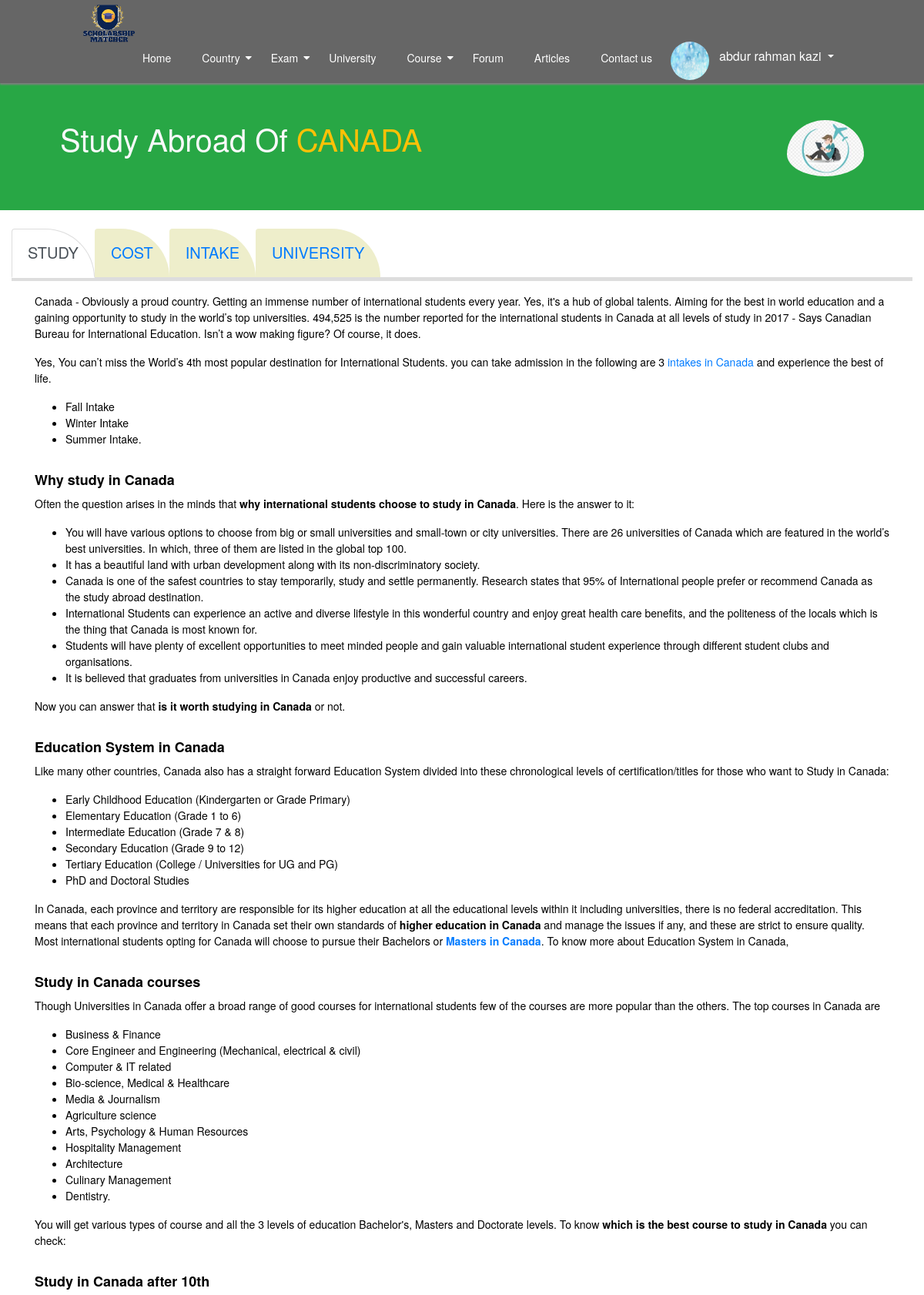
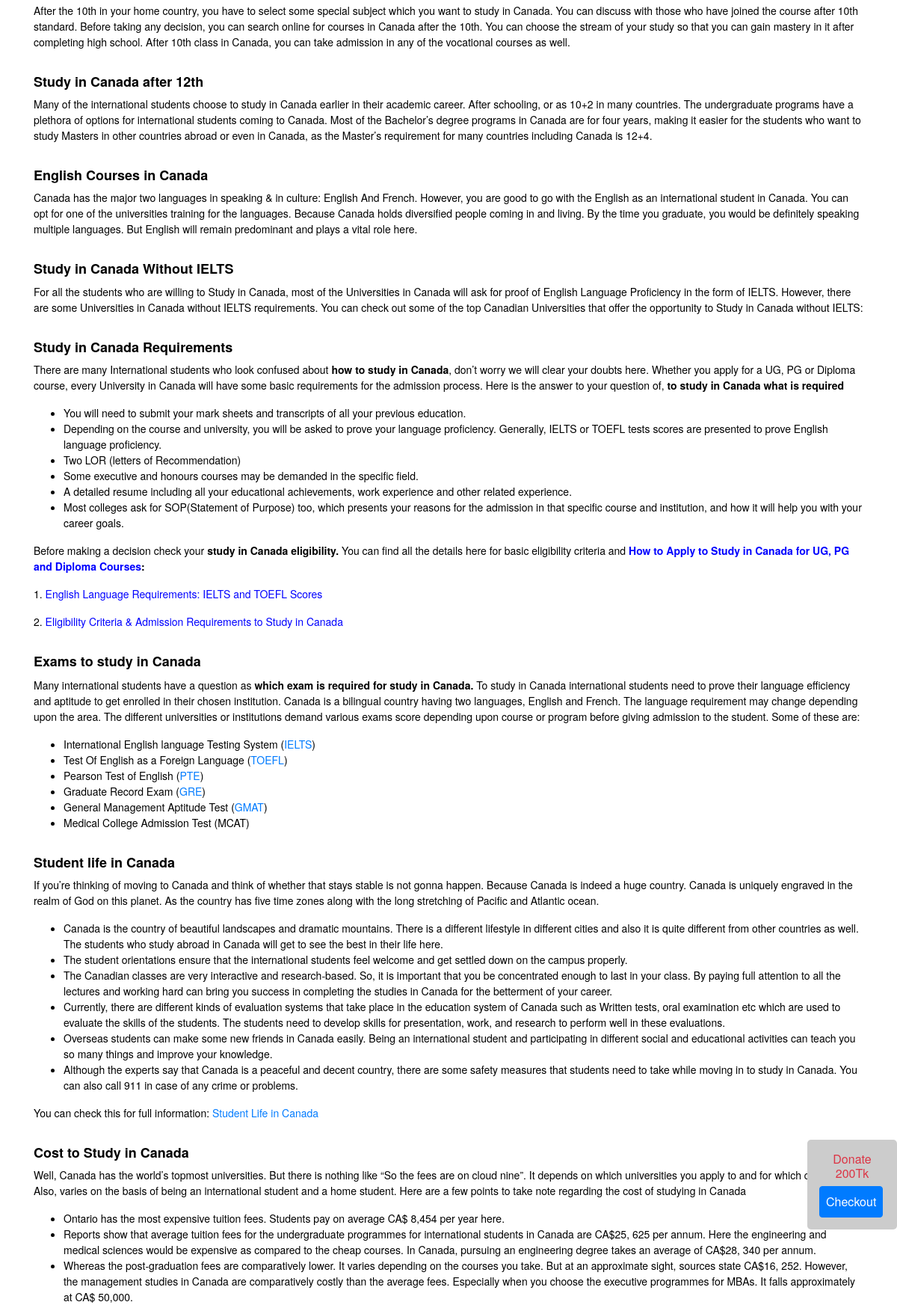
Page /country_details.php?name=canada (signed in, upper part) on the committed database (2 pictures, top to bottom).
### tables this page shows
CREATE TABLE `maincontent` (
  `id` int(11) NOT NULL,
  `title` varchar(100) NOT NULL,
  `cntry_id` int(11) NOT NULL,
  `content` text NOT NULL
);

### classes/Country.php (called while the page is built, shortened)
<?php
 $filepath = realpath(dirname(__FILE__));
 include_once ($filepath.'/../lib/Database.php');
 include_once ($filepath.'/../helpers/Format.php');
class Country
{
	private $db;
	private $fm;
	function __construct(){
		$this->db = new Database();
		$this->fm = new Format();
	}
	function selectValueContry($name){
		$name = $this->fm->validation($name);
		$name = mysqli_real_escape_string($this->db->link,$name);
		$sql = 'SELECT m.id,m.title,m.cntry_id,m.content,c.title as country FROM `maincontent` m INNER JOIN country c ON(m.cntry_id = c.id) WHERE c.title="'.$name.'"';
		$fetchAll = $this->db->select($sql);
		return $fetchAll;
	}
}

### lib/Database.php (called while the page is built, shortened)
<?php
 $filepath = realpath(dirname(__FILE__));
Class Database{
	public $host   = DB_HOST;
	public $user   = DB_USER;
	public $pass   = DB_PASS;
	public $dbname = DB_NAME;
	public $link;
	private function connectDB(){
	$this->link = new mysqli($this->host, $this->user, $this->pass, $this->dbname);
 }
	public function select($query){
		$result = $this->link->query($query) or die($this->link->error.__LINE__);
		if($result->num_rows > 0){
			return $result;
		} else {
			return false;
		}
	}
}

### helpers/Format.php (called while the page is built, shortened)
<?php
class Format{
	public function validation($data){
		$data = trim($data);
		$data = stripcslashes($data);
		$data = htmlspecialchars($data);
		return $data;
	}
}
?>

### country_details.php (the view, shortened to what this page needs)
 <?php include 'inc/header.php'; ?>
 <?php
if (isset($_GET['name'])) {
  $title = $_GET['name'];
  $selctValueContry = $cntry->selectValueContry($title);
}
 ?>
<section class="container-fluid bg-success lineHeight">
  <div class="container p-5">
    <h1 class="text-light pull-left">Study Abroad Of <span class="text-warning"><?php echo strtoupper($title); ?></span></h1>
    <div class="pb-5">
      <img src="images/abroad-abroad-study.jpg" width="100" class="pull-right rounded-circle pb-3" alt="tt">
    </div>
  </div>
  <br>
</section>
<?php
$tab_menu = '';
$tab_content = '';
$count = 0;
if ($selctValueContry) {
  while ($row = mysqli_fetch_array($selctValueContry)) {
    if ($count==0 && $row['title'] != 'university' ) {
      $tab_menu .= '<li class="nav-item">
      <a class="nav-link active" id="home-tab" data-toggle="tab" href="#'.$row['id'].'" role="tab" aria-controls="home" aria-selected="true"><b class="h5">'.strtoupper($row['title']).'</b></a>
    </li>';
      $tab_content .= '<div class="tab-pane fade show active" id="'.$row['id'].'" role="tabpanel" aria-labelledby="home-tab">
      <div class="container mt-3">
        <p>'.htmlspecialchars_decode($row['content']).'</p>
      </div>
    </div>';
    }elseif($count==0 || $row['title'] == 'university'){
      $result = $uni->getUniversityById($row['cntry_id']);
      $university_html = '';
      $i = 0;
      while ($university = mysqli_fetch_array($result)){
        $i++;
        $university_html .= '
          <div class="row border border-danger p-1">
            <div class="col-md-3">
              <h5 class="uniPos">#'.$i.'</h5>
              <div class="p-4">
                <img src="admin/upload/'.$university['uni_image'].'" width="150" alt="img">
              </div>
            </div>
            <div class="col-md-8 mb-2">
              <h2 class="text-dark"><b>'.$university['uni_name'].'</b></h2>
              <h3 class="text-muted">Location:'.$university['location'].'</h3>
              <h4 class="text-muted">Bachelors: '.$university['bchelors'].' </h4>
              <h5 class="text-muted">Entry Criteria: '.$university['entry_criteria'].' </h5>
              <h5 class="text-muted">Masters: '.$university['masters'].' </h5>
              <a href="'.$university['link'].'" class="btn btn-primary">view</a>
            </div>
          </div>
        ';
      }
      $tab_menu .= '<li class="nav-item">
      <a class="nav-link" id="home-tab" data-toggle="tab" href="#'.$row['id'].'" role="tab" aria-controls="home" aria-selected="true"><b class="h5">'.strtoupper($row['title']).'</b></a>
    </li>';
      $tab_content .= '<div class="tab-pane fade" id="'.$row['id'].'" role="tabpanel" aria-labelledby="home-tab">
      <div class="container mt-3">
        '.$university_html.'
      </div>
    </div>';
    }else{
      $tab_menu .= '<li class="nav-item">
      <a class="nav-link" id="home-tab" data-toggle="tab" href="#'.$row['id'].'" role="tab" aria-controls="home" aria-selected="true"><b class="h5">'.strtoupper($row['title']).'</b></a>
    </li>';
      $tab_content .= '<div class="tab-pane fade" id="'.$row['id'].'" role="tabpanel" aria-labelledby="home-tab">
      <div class="container mt-3">
        <p>'.htmlspecialchars_decode($row['content']).'</p>
      </div>
    </div>';
    }
    $count++;
  }
}else{
  echo '<script> location.replace("country.php"); </script>';
}
?>
<section class="container-fluid mt-4">
  <ul class="nav nav-tabs" id="myTab" role="tablist">
    <?php echo $tab_menu; ?>
  </ul>
  <div class="tab-content" id="myTabContent">
    <?php echo $tab_content; ?>
  </div>
</section>
 <?php include 'inc/footer.php'; ?>

### css/style.css (style rules this page uses)
body { background: #fff; font-family: Helvetica Neue, Helvetica, Arial, sans-serif; font-size: 14px; color: #000; margin: 0; padding: 0; }
a { text-decoration:none !important; }
.lineHeight { margin-top: -5px; }
.nav-link { padding: 18px 20px; }
.nav-tabs { border-bottom: 5px solid #ddd; }
.nav-tabs .nav-link { background-color: #eeeecb; border-top-right-radius: 64px; }
.nav-tabs .nav-link.active { border-bottom:2px solid #fff; }

### rows in the picture
maincontent: title "STUDY", content "Canada - Obviously a proud country. Getting an immense number of international students every year. Yes, it's a hub of global talents. Aiming for the best in world education and a gaining opportunity to study in the world’s top universities. 494,525 is the number reported for the international students in Canada at all levels of study in 2017 - Says Canadian Bureau for International Education. Isn’t a wow making figure? Of course, it does. Yes, You can’t miss the World’s 4th most popular destination for International Students. you can take admission in the following are 3 intakes in Canada and experience the best of life. Fall Intake Winter Intake Summer Intake. Why study in Canada Often…"
maincontent: title "COST"
maincontent: title "INTAKE"
maincontent: title "UNIVERSITY"

### other values in the picture
Session::get('cmrname') "abdur rahman kazi"
$title "CANADA"
